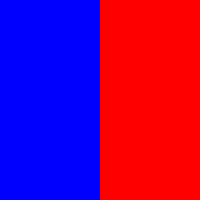
Frame 1 (no input)
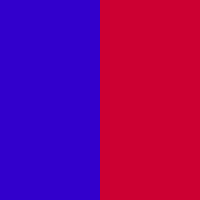
Frame 60 (the mouse pressed at the canvas centre just before this capture)
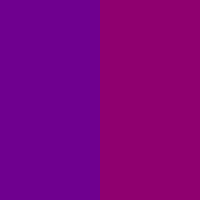
Frame 120 (the mouse held since frame 60 and released just before this capture)

The Processing sketch that drew these frames (run headless with seeded random() and noise(); from frame 60 on, the mouse is pressed at the canvas centre):

// Processing sketch: chapter_4_13
// ── chapter_4_13.pde
float c1 = 0;
float c2 = 255;

float c1dir = 10.1;
float c2dir = -10.1;

void setup(){
	size(200, 200);
}

void draw(){
	noStroke();

	//draw rectangle on left
	fill(c1, 0, c2);
	rect(0, 0, width/2, height);

	//draw rectangle on right
	fill(c2, 0, c1);
	rect(width/2, 0, width/2, height);

	//adjust color values
	c1 = c1 + c1dir;
	c2 = c2 + c2dir;

	if (c1 < 0 || c1 > 255){
		//reverse polarity of c1dir
		c1dir = c1dir * -1;
	}

	if (c2 < 0 || c2 > 255){
		//reverse polarity of c2dir
		c2dir *= -1;
	}
}
